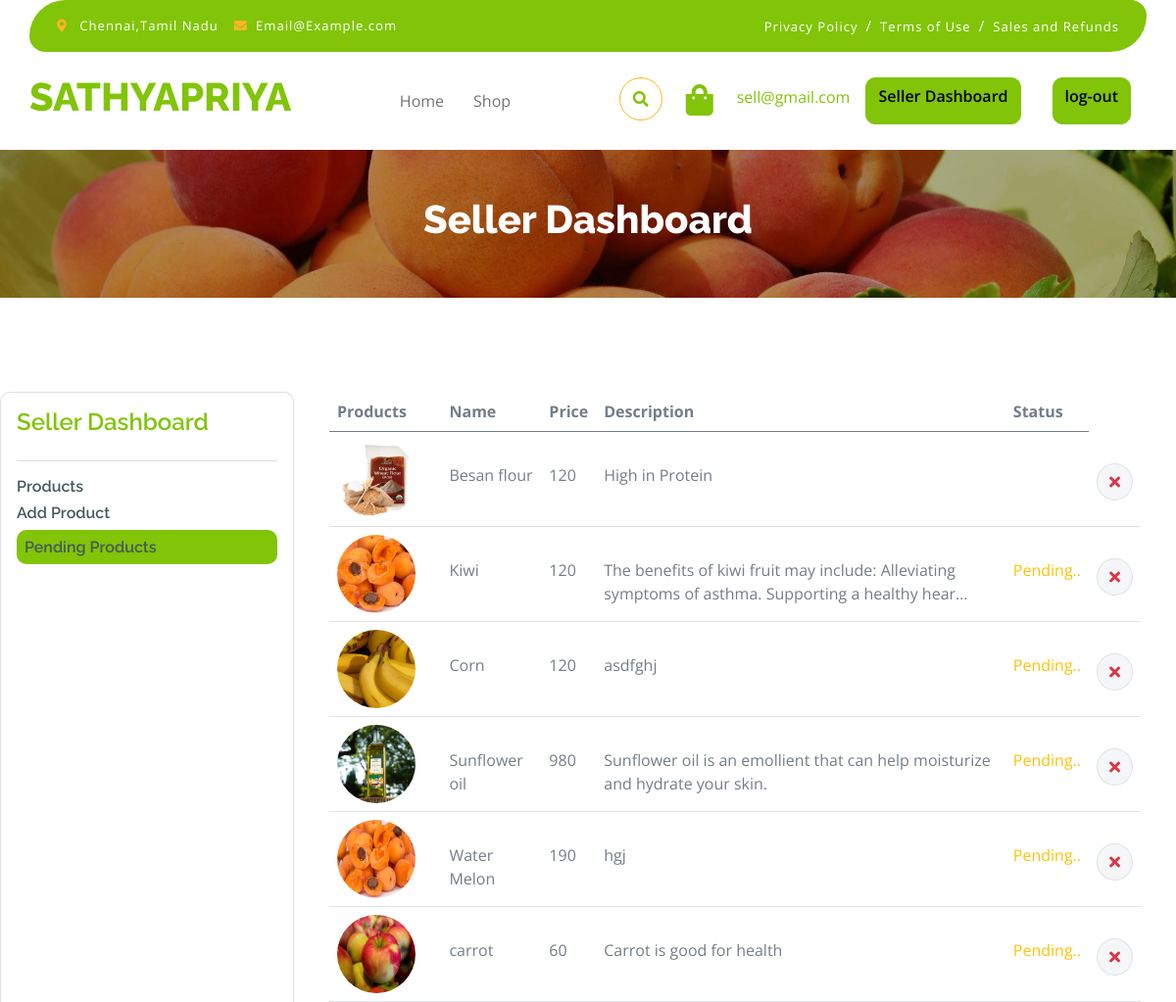
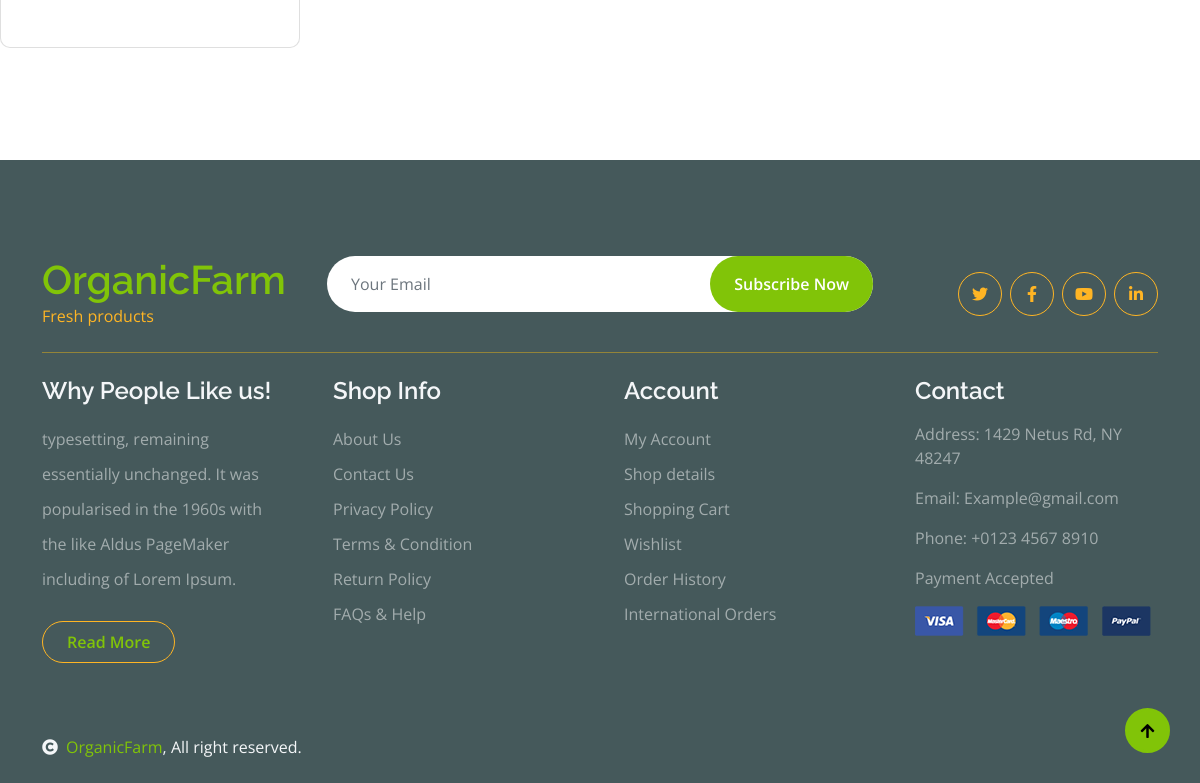
/product_list (signed in), run on the app's committed database (2 pictures, top to bottom).
### myapp/models.py (models this page shows, shortened)
class SellerProduct(models.Model):
    STATUS_CHOICES = [
        ('pending', 'Pending'),
        ('approved', 'Approved'),
        ('rejected', 'Rejected'),
    ]
    user = models.ForeignKey(User,on_delete=models.CASCADE)
    category = models.ForeignKey(Categories,on_delete=models.CASCADE)
    name=models.CharField(max_length=100)
    price =models.IntegerField()
    description = models.TextField()
    image=models.ImageField(upload_to='seller_products', default=None)
    accept=models.BooleanField(default=True)
    approval_status = models.CharField(max_length=10, choices=STATUS_CHOICES, default='pending')

### myapp/views.py (the view)
# urls.py: path('product_list',views.product_list, name="product_list"),
def product_list(request):
    seller_product = SellerProduct.objects.filter(user=request.user)
    return render(request,'seller/product_list.html',{'seller_product':seller_product})

### templates/seller/product_list.html (shortened to what this page needs)
{% extends 'base.html' %}
{% block content %}
<div class="container-fluid page-header py-5">
    <h1 class="text-center text-white display-6">Seller Dashboard</h1>
</div>
<div class="container-fluid py-5">
    <div class="row">
        <div class="col-3 mt-5 p-3 card mb-3">
            <h4 class="text-primary">Seller Dashboard</h4>
            <hr>
            <a href="{% url 'seller_dashboard' %}">
                <h6>Products</h6>
            </a>
            <a href="{% url 'add_product' %}">
                <h6>Add Product</h6>
            </a>
            <a href="{% url 'product_list' %}">
                <h6 class="bg-primary p-2 rounded">Pending Products</h6>
            </a>
        </div>
        <div class="col-9">
            <div class="container py-5">
                <div class="table-responsive">
                    <table class="table">
                        <thead>
                            <tr>
                                <th scope="col">Products</th>
                                <th scope="col">Name</th>
                                <th scope="col">Price</th>
                                <th scope="col">Description</th>
                                <th scope="col">Status</th>
                            </tr>
                        </thead>
                        <tbody>
                            {% for i in seller_product %}
                            <tr>
                                <th scope="row">
                                    <div class="d-flex align-items-center">
                                        <img src="{{i.image.url}}" class="img-fluid me-5 rounded-circle"
                                            style="width: 80px; height: 80px;" alt="">
                                    </div>
                                </th>
                                <td>
                                    <p class="mb-0 mt-4">{{i.name}}</p>
                                </td>
                                <td>
                                    <p class="mb-0 mt-4">{{i.price}}</p>
                                </td>
                                <td>
                                    <p class="mb-0 mt-4">{{ i.description | truncatechars:100 }}</p>
                                </td>
                                <td>
                                    {% if not i.accept %}
                                    <p class="mb-0 mt-4 text-warning">Pending..</p>
                                    {% endif %}
                                </td>
                                <td>
                                    <button class="btn btn-md rounded-circle bg-light border mt-4">
                                        <a href="{% url 'delete_seller_product' i.id %}"> <i
                                                class="fa fa-times text-danger"></i></a>
                                    </button>
                                </td>
                            </tr>
                            {% endfor %}
                        </tbody>
                    </table>
                </div>
            </div>
        </div>
    </div>
</div>
{% endblock %}

### templates/base.html (shortened to what this page needs)
<!DOCTYPE html>
<html lang="en">
<head>
    <link rel="stylesheet" href="https://use.fontawesome.com/releases/v5.15.4/css/all.css" />
    <link href="https://cdn.jsdelivr.net/npm/bootstrap-icons@1.4.1/font/bootstrap-icons.css" rel="stylesheet">
    <link href="../static/lib/lightbox/css/lightbox.min.css" rel="stylesheet">
    <link href="../static/lib/owlcarousel/assets/owl.carousel.min.css" rel="stylesheet">
    <link href="../static/css/bootstrap.min.css" rel="stylesheet">
    <link rel="stylesheet" href="../static/lib/lightbox/css/lightbox.min.css">
    <link rel="stylesheet" href="../static/lib/owlcarousel/assets/owl.carousel.min.css">
    <link href="../static/css/style.css" rel="stylesheet">
</head>
<body>
    <div class="container-fluid fixed-top">
        <div class="container topbar bg-primary d-none d-lg-block">
            <div class="d-flex justify-content-between">
                <div class="top-info ps-2">
                    <small class="me-3"><i class="fas fa-map-marker-alt me-2 text-secondary"></i> <a href="#"
                            class="text-white">Chennai,Tamil Nadu</a></small>
                    <small class="me-3"><i class="fas fa-envelope me-2 text-secondary"></i><a href="#"
                            class="text-white">Email@Example.com</a></small>
                </div>
                <div class="top-link pe-2">
                    <a href="#" class="text-white"><small class="text-white mx-2">Privacy Policy</small>/</a>
                    <a href="#" class="text-white"><small class="text-white mx-2">Terms of Use</small>/</a>
                    <a href="#" class="text-white"><small class="text-white ms-2">Sales and Refunds</small></a>
                </div>
            </div>
        </div>
        <div class="container px-0">
            <nav class="navbar navbar-light bg-white navbar-expand-xl">
                <a href="index.html" class="navbar-brand">
                    <h1 class="text-primary display-6">SATHYAPRIYA</h1>
                </a>
                <div class="collapse navbar-collapse bg-white" id="navbarCollapse">
                    <div class="navbar-nav mx-auto">
                        <a href="{% url 'index' %}" class="nav-item nav-link ">Home</a>
                        <a href="{% url 'shop_page' %}" class="nav-item nav-link">Shop</a>
                    </div>
                    <div class="d-flex m-3 me-0">
                        {% if request.user.is_authenticated %}
                        <button
                            class="btn-search btn border border-secondary btn-md-square rounded-circle bg-white me-4"
                            data-bs-toggle="modal" data-bs-target="#searchModal"><i
                                class="fas fa-search text-primary"></i></button>
                        <a href="{% url 'cart_view' %}" class="position-relative me-4 my-auto">
                            <i class="fa fa-shopping-bag fa-2x"></i>
                        </a>
                        <p class="text-primary mt-2">{{request.user }}</p>
                        {% if request.user.is_superuser %}
                        <a href="{% url 'admin_request' %}" class="btn btn-warning mx-3">Product Requests</a>
                       {% elif request.user.is_staff %}
                        <a href="{% url 'seller_dashboard' %}" class="btn btn-primary mx-3">Seller Dashboard</a>
                       {% endif %}
                        <a href="{% url 'logout' %}" class="btn btn-primary mx-3">log-out</a>
                        {% else %}
                        <a href="{% url 'login' %}" class="btn btn-primary me-3">Login</a>
                        <a href="{% url 'register' %}" class="btn btn-primary me-3">Signup</a>
                        <a href="{% url 'seller_register' %}" class="btn btn-primary">Become a Seller</a>
                        {% endif %}
                    </div>
                </div>
            </nav>
        </div>
    </div>
    {% block content %}
    {% endblock %}
    <div class="container-fluid bg-dark text-white-50 footer pt-5 mt-5">
        <div class="container py-5">
            <div class="pb-4 mb-4" style="border-bottom: 1px solid rgba(226, 175, 24, 0.5) ;">
                <div class="row g-4">
                    <div class="col-lg-3">
                        <a href="#">
                            <h1 class="text-primary mb-0">OrganicFarm</h1>
                            <p class="text-secondary mb-0">Fresh products</p>
                        </a>
                    </div>
                    <div class="col-lg-6">
                        <div class="position-relative mx-auto">
                            <input class="form-control border-0 w-100 py-3 px-4 rounded-pill" type="number"
                                placeholder="Your Email">
                            <button type="submit"
                                class="btn btn-primary border-0 border-secondary py-3 px-4 position-absolute rounded-pill text-white"
                                style="top: 0; right: 0;">Subscribe Now</button>
                        </div>
                    </div>
                    <div class="col-lg-3">
                        <div class="d-flex justify-content-end pt-3">
                            <a class="btn  btn-outline-secondary me-2 btn-md-square rounded-circle" href=""><i
                                    class="fab fa-twitter"></i></a>
                            <a class="btn btn-outline-secondary me-2 btn-md-square rounded-circle" href=""><i
                                    class="fab fa-facebook-f"></i></a>
                            <a class="btn btn-outline-secondary me-2 btn-md-square rounded-circle" href=""><i
                                    class="fab fa-youtube"></i></a>
                            <a class="btn btn-outline-secondary btn-md-square rounded-circle" href=""><i
                                    class="fab fa-linkedin-in"></i></a>
                        </div>
                    </div>
                </div>
            </div>
            <div class="row g-5">
                <div class="col-lg-3 col-md-6">
                    <div class="footer-item">
                        <h4 class="text-light mb-3">Why People Like us!</h4>
                        <p class="mb-4">typesetting, remaining essentially unchanged. It was
                            popularised in the 1960s with the like Aldus PageMaker including of Lorem Ipsum.</p>
                        <a href="" class="btn border-secondary py-2 px-4 rounded-pill text-primary">Read More</a>
                    </div>
                </div>
                <div class="col-lg-3 col-md-6">
                    <div class="d-flex flex-column text-start footer-item">
                        <h4 class="text-light mb-3">Shop Info</h4>
                        <a class="btn-link" href="">About Us</a>
                        <a class="btn-link" href="">Contact Us</a>
                        <a class="btn-link" href="">Privacy Policy</a>
                        <a class="btn-link" href="">Terms & Condition</a>
                        <a class="btn-link" href="">Return Policy</a>
                        <a class="btn-link" href="">FAQs & Help</a>
                    </div>
                </div>
                <div class="col-lg-3 col-md-6">
                    <div class="d-flex flex-column text-start footer-item">
                        <h4 class="text-light mb-3">Account</h4>
                        <a class="btn-link" href="">My Account</a>
                        <a class="btn-link" href="">Shop details</a>
                        <a class="btn-link" href="">Shopping Cart</a>
                        <a class="btn-link" href="">Wishlist</a>
                        <a class="btn-link" href="">Order History</a>
                        <a class="btn-link" href="">International Orders</a>
                    </div>
                </div>
                <div class="col-lg-3 col-md-6">
                    <div class="footer-item">
                        <h4 class="text-light mb-3">Contact</h4>
                        <p>Address: 1429 Netus Rd, NY 48247</p>
                        <p>Email: Example@gmail.com</p>
                        <p>Phone: +0123 4567 8910</p>
                        <p>Payment Accepted</p>
                        <img src="../static/img/payment.png" class="img-fluid" alt="">
                    </div>
                </div>
            </div>
        </div>
    </div>
    <div class="container-fluid copyright bg-dark py-4">
        <div class="container">
            <div class="row">
                <div class="col-md-6 text-center text-md-start mb-3 mb-md-0">
                    <span class="text-light"><a href="#"><i
                                class="fas fa-copyright text-light me-2"></i>OrganicFarm</a>, All right reserved.</span>
                </div>
            </div>
        </div>
    </div>
    <a href="#" class="btn btn-primary border-3 border-primary rounded-circle back-to-top"><i
            class="fa fa-arrow-up"></i></a>
</body>
</html>

### static/css/style.css (style rules this page uses)
.back-to-top { position: fixed; right: 30px; bottom: 30px; display: flex; width: 45px; height: 45px; align-items: center; justify-content: center; transition: 0.5s; z-index: 99; }
.btn { font-weight: 600; transition: .5s; }
.btn-md-square { width: 44px; height: 44px; }
.btn-square, .btn-sm-square, .btn-md-square, .btn-lg-square { padding: 0; display: flex; align-items: center; justify-content: center; font-weight: normal; }
.btn.border-secondary { transition: 0.5s; }
.fixed-top { transition: 0.5s; background: var(--bs-white); border: 0; }
.topbar { padding: 20px; border-radius: 230px 100px; }
.topbar .top-info { font-size: 15px; line-height: 0; letter-spacing: 1px; display: flex; align-items: center; }
.topbar .top-link { font-size: 15px; line-height: 0; letter-spacing: 1px; display: flex; align-items: center; }
.topbar .top-link a { letter-spacing: 1px; }
.navbar .navbar-nav .nav-link { padding: 10px 15px; font-size: 16px; transition: .5s; }
.navbar { height: 100px; border-bottom: 1px solid rgba(255, 255, 255, .1); }
.page-header { position: relative; background: linear-gradient(rgba(0, 0, 0, 0.3), rgba(0, 0, 0, 0.3)), url(../img/cart-page-header-img.jpg); background-position: center center; background-repeat: no-repeat; background-size: cover; }
@media (min-width: 992px) { .hero-header, .page-header { margin-top: 152px !important; } }
.footer .footer-item .btn-link { line-height: 35px; color: rgba(255, 255, 255, .5); transition: 0.5s; }
.footer .footer-item p.mb-4 { line-height: 35px; }

### data on the page
SellerProduct: image (picture), name "Besan flour", price "120", description "High in Protein"
SellerProduct: image (picture), name "Kiwi", price "120", description "The benefits of kiwi fruit may include: Alleviating symptoms of asthma. Supporting a healthy hear…", accept "Pending.."
SellerProduct: image (picture), name "Corn", price "120", description "asdfghj", accept "Pending.."
SellerProduct: image (picture), name "Sunflower oil", price "980", description "Sunflower oil is an emollient that can help moisturize and hydrate your skin.", accept "Pending.."
SellerProduct: image (picture), name "Water Melon", price "190", description "hgj", accept "Pending.."
SellerProduct: image (picture), name "carrot", price "60", description "Carrot is good for health", accept "Pending.."

### other printed values
{{ request.user }} "sell@gmail.com"
